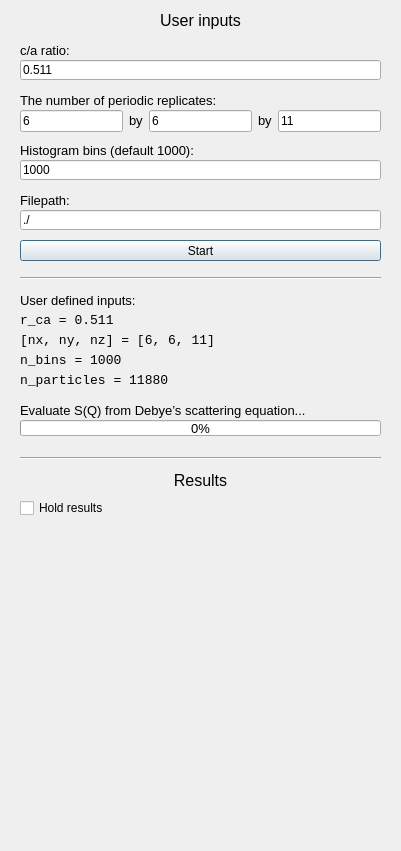
<?xml version="1.0" encoding="UTF-8"?>
<ui version="4.0">
 <class>Dialog</class>
 <widget class="QDialog" name="Dialog">
  <property name="geometry">
   <rect>
    <x>0</x>
    <y>0</y>
    <width>401</width>
    <height>851</height>
   </rect>
  </property>
  <property name="windowTitle">
   <string>Dialog</string>
  </property>
  <widget class="QLabel" name="label">
   <property name="geometry">
    <rect>
     <x>20</x>
     <y>40</y>
     <width>101</width>
     <height>21</height>
    </rect>
   </property>
   <property name="font">
    <font>
     <family>Arial</family>
    </font>
   </property>
   <property name="text">
    <string>&lt;html&gt;&lt;head/&gt;&lt;body&gt;&lt;p&gt;&lt;span style=&quot; font-size:10pt;&quot;&gt;c/a ratio:&lt;/span&gt;&lt;/p&gt;&lt;/body&gt;&lt;/html&gt;</string>
   </property>
  </widget>
  <widget class="QLabel" name="label_r_ca">
   <property name="geometry">
    <rect>
     <x>20</x>
     <y>310</y>
     <width>361</width>
     <height>21</height>
    </rect>
   </property>
   <property name="font">
    <font>
     <family>Consolas</family>
     <pointsize>10</pointsize>
    </font>
   </property>
   <property name="text">
    <string>&lt;html&gt;&lt;head/&gt;&lt;body&gt;&lt;p&gt;&lt;span style=&quot; font-size:10pt;&quot;&gt;r_ca = 0.511&lt;/span&gt;&lt;/p&gt;&lt;/body&gt;&lt;/html&gt;</string>
   </property>
  </widget>
  <widget class="QLineEdit" name="lineEdit_r_ca">
   <property name="geometry">
    <rect>
     <x>20</x>
     <y>60</y>
     <width>361</width>
     <height>20</height>
    </rect>
   </property>
   <property name="font">
    <font>
     <family>Arial</family>
    </font>
   </property>
   <property name="text">
    <string>0.511</string>
   </property>
  </widget>
  <widget class="QLabel" name="label_3">
   <property name="geometry">
    <rect>
     <x>20</x>
     <y>90</y>
     <width>361</width>
     <height>21</height>
    </rect>
   </property>
   <property name="font">
    <font>
     <family>Arial</family>
    </font>
   </property>
   <property name="text">
    <string>&lt;html&gt;&lt;head/&gt;&lt;body&gt;&lt;p&gt;&lt;span style=&quot; font-size:10pt;&quot;&gt;The number of periodic replicates:&lt;/span&gt;&lt;/p&gt;&lt;/body&gt;&lt;/html&gt;</string>
   </property>
  </widget>
  <widget class="QLabel" name="label_4">
   <property name="geometry">
    <rect>
     <x>20</x>
     <y>10</y>
     <width>361</width>
     <height>21</height>
    </rect>
   </property>
   <property name="font">
    <font>
     <family>Arial</family>
    </font>
   </property>
   <property name="text">
    <string>&lt;html&gt;&lt;head/&gt;&lt;body&gt;&lt;p align=&quot;center&quot;&gt;&lt;span style=&quot; font-size:12pt;&quot;&gt;User inputs&lt;/span&gt;&lt;/p&gt;&lt;/body&gt;&lt;/html&gt;</string>
   </property>
  </widget>
  <widget class="QLabel" name="label_7">
   <property name="geometry">
    <rect>
     <x>20</x>
     <y>140</y>
     <width>361</width>
     <height>21</height>
    </rect>
   </property>
   <property name="font">
    <font>
     <family>Arial</family>
    </font>
   </property>
   <property name="text">
    <string>&lt;html&gt;&lt;head/&gt;&lt;body&gt;&lt;p&gt;&lt;span style=&quot; font-size:10pt;&quot;&gt;Histogram bins (default 1000):&lt;/span&gt;&lt;/p&gt;&lt;/body&gt;&lt;/html&gt;</string>
   </property>
  </widget>
  <widget class="QLineEdit" name="lineEdit_n_bins">
   <property name="geometry">
    <rect>
     <x>20</x>
     <y>160</y>
     <width>361</width>
     <height>20</height>
    </rect>
   </property>
   <property name="font">
    <font>
     <family>Arial</family>
    </font>
   </property>
   <property name="text">
    <string>1000</string>
   </property>
  </widget>
  <widget class="QLabel" name="label_n_xyz">
   <property name="geometry">
    <rect>
     <x>20</x>
     <y>330</y>
     <width>361</width>
     <height>21</height>
    </rect>
   </property>
   <property name="font">
    <font>
     <family>Consolas</family>
     <pointsize>10</pointsize>
    </font>
   </property>
   <property name="text">
    <string>[nx, ny, nz] = [6, 6, 11]</string>
   </property>
  </widget>
  <widget class="Line" name="line">
   <property name="geometry">
    <rect>
     <x>20</x>
     <y>270</y>
     <width>361</width>
     <height>16</height>
    </rect>
   </property>
   <property name="font">
    <font>
     <family>Arial</family>
    </font>
   </property>
   <property name="orientation">
    <enum>Qt::Horizontal</enum>
   </property>
  </widget>
  <widget class="QLabel" name="label_n_bins">
   <property name="geometry">
    <rect>
     <x>20</x>
     <y>350</y>
     <width>361</width>
     <height>21</height>
    </rect>
   </property>
   <property name="font">
    <font>
     <family>Consolas</family>
     <pointsize>10</pointsize>
    </font>
   </property>
   <property name="text">
    <string>n_bins = 1000</string>
   </property>
  </widget>
  <widget class="QLabel" name="label_r_ca_2">
   <property name="geometry">
    <rect>
     <x>20</x>
     <y>290</y>
     <width>361</width>
     <height>21</height>
    </rect>
   </property>
   <property name="font">
    <font>
     <family>Arial</family>
     <pointsize>10</pointsize>
    </font>
   </property>
   <property name="text">
    <string>&lt;html&gt;&lt;head/&gt;&lt;body&gt;&lt;p&gt;&lt;span style=&quot; font-size:10pt;&quot;&gt;User defined inputs:&lt;/span&gt;&lt;/p&gt;&lt;/body&gt;&lt;/html&gt;</string>
   </property>
  </widget>
  <widget class="QLabel" name="label_r_ca_3">
   <property name="geometry">
    <rect>
     <x>20</x>
     <y>400</y>
     <width>361</width>
     <height>21</height>
    </rect>
   </property>
   <property name="font">
    <font>
     <family>Arial</family>
     <pointsize>10</pointsize>
    </font>
   </property>
   <property name="text">
    <string>&lt;html&gt;&lt;head/&gt;&lt;body&gt;&lt;p&gt;&lt;span style=&quot; font-size:10pt;&quot;&gt;Evaluate S(Q) from Debye’s scattering equation...&lt;/span&gt;&lt;/p&gt;&lt;/body&gt;&lt;/html&gt;</string>
   </property>
  </widget>
  <widget class="QProgressBar" name="progressBar">
   <property name="geometry">
    <rect>
     <x>20</x>
     <y>420</y>
     <width>361</width>
     <height>16</height>
    </rect>
   </property>
   <property name="font">
    <font>
     <family>Arial</family>
     <pointsize>10</pointsize>
    </font>
   </property>
   <property name="value">
    <number>0</number>
   </property>
  </widget>
  <widget class="QLabel" name="label_n_particles">
   <property name="geometry">
    <rect>
     <x>20</x>
     <y>370</y>
     <width>361</width>
     <height>21</height>
    </rect>
   </property>
   <property name="font">
    <font>
     <family>Consolas</family>
     <pointsize>10</pointsize>
    </font>
   </property>
   <property name="text">
    <string>n_particles = 11880</string>
   </property>
  </widget>
  <widget class="QLabel" name="label_filepath">
   <property name="geometry">
    <rect>
     <x>20</x>
     <y>190</y>
     <width>361</width>
     <height>21</height>
    </rect>
   </property>
   <property name="font">
    <font>
     <family>Arial</family>
    </font>
   </property>
   <property name="text">
    <string>&lt;html&gt;&lt;head/&gt;&lt;body&gt;&lt;p&gt;&lt;span style=&quot; font-size:10pt;&quot;&gt;Filepath:&lt;/span&gt;&lt;/p&gt;&lt;/body&gt;&lt;/html&gt;</string>
   </property>
  </widget>
  <widget class="QLineEdit" name="lineEdit_filepath">
   <property name="geometry">
    <rect>
     <x>20</x>
     <y>210</y>
     <width>361</width>
     <height>20</height>
    </rect>
   </property>
   <property name="font">
    <font>
     <family>Arial</family>
    </font>
   </property>
   <property name="text">
    <string>./</string>
   </property>
  </widget>
  <widget class="QLabel" name="label_8">
   <property name="geometry">
    <rect>
     <x>20</x>
     <y>470</y>
     <width>361</width>
     <height>21</height>
    </rect>
   </property>
   <property name="font">
    <font>
     <family>Arial</family>
    </font>
   </property>
   <property name="text">
    <string>&lt;html&gt;&lt;head/&gt;&lt;body&gt;&lt;p align=&quot;center&quot;&gt;&lt;span style=&quot; font-size:12pt;&quot;&gt;Results&lt;/span&gt;&lt;/p&gt;&lt;/body&gt;&lt;/html&gt;</string>
   </property>
  </widget>
  <widget class="Line" name="line_2">
   <property name="geometry">
    <rect>
     <x>20</x>
     <y>450</y>
     <width>361</width>
     <height>16</height>
    </rect>
   </property>
   <property name="font">
    <font>
     <family>Arial</family>
    </font>
   </property>
   <property name="orientation">
    <enum>Qt::Horizontal</enum>
   </property>
  </widget>
  <widget class="MplWidget" name="widget" native="true">
   <property name="geometry">
    <rect>
     <x>20</x>
     <y>519</y>
     <width>361</width>
     <height>311</height>
    </rect>
   </property>
  </widget>
  <widget class="QCheckBox" name="checkBox_hold">
   <property name="geometry">
    <rect>
     <x>20</x>
     <y>500</y>
     <width>361</width>
     <height>16</height>
    </rect>
   </property>
   <property name="text">
    <string>Hold results</string>
   </property>
  </widget>
  <widget class="QPushButton" name="pushButton_start">
   <property name="geometry">
    <rect>
     <x>20</x>
     <y>240</y>
     <width>361</width>
     <height>21</height>
    </rect>
   </property>
   <property name="font">
    <font>
     <family>Arial</family>
    </font>
   </property>
   <property name="text">
    <string>Start</string>
   </property>
  </widget>
  <widget class="QWidget" name="layoutWidget">
   <property name="geometry">
    <rect>
     <x>20</x>
     <y>110</y>
     <width>361</width>
     <height>23</height>
    </rect>
   </property>
   <layout class="QGridLayout" name="gridLayout">
    <item row="0" column="0">
     <widget class="QLineEdit" name="lineEdit_nx">
      <property name="font">
       <font>
        <family>Arial</family>
       </font>
      </property>
      <property name="text">
       <string>6</string>
      </property>
     </widget>
    </item>
    <item row="0" column="1">
     <widget class="QLabel" name="label_5">
      <property name="font">
       <font>
        <family>Arial</family>
       </font>
      </property>
      <property name="text">
       <string>&lt;html&gt;&lt;head/&gt;&lt;body&gt;&lt;p&gt;&lt;span style=&quot; font-size:10pt;&quot;&gt;by&lt;/span&gt;&lt;/p&gt;&lt;/body&gt;&lt;/html&gt;</string>
      </property>
     </widget>
    </item>
    <item row="0" column="2">
     <widget class="QLineEdit" name="lineEdit_ny">
      <property name="font">
       <font>
        <family>Arial</family>
       </font>
      </property>
      <property name="text">
       <string>6</string>
      </property>
     </widget>
    </item>
    <item row="0" column="3">
     <widget class="QLabel" name="label_6">
      <property name="font">
       <font>
        <family>Arial</family>
       </font>
      </property>
      <property name="text">
       <string>&lt;html&gt;&lt;head/&gt;&lt;body&gt;&lt;p&gt;&lt;span style=&quot; font-size:10pt;&quot;&gt;by&lt;/span&gt;&lt;/p&gt;&lt;/body&gt;&lt;/html&gt;</string>
      </property>
     </widget>
    </item>
    <item row="0" column="4">
     <widget class="QLineEdit" name="lineEdit_nz">
      <property name="font">
       <font>
        <family>Arial</family>
       </font>
      </property>
      <property name="text">
       <string>11</string>
      </property>
     </widget>
    </item>
   </layout>
  </widget>
  <zorder>pushButton_start</zorder>
  <zorder>layoutWidget</zorder>
  <zorder>label_n_bins</zorder>
  <zorder>label</zorder>
  <zorder>label_r_ca</zorder>
  <zorder>lineEdit_r_ca</zorder>
  <zorder>label_3</zorder>
  <zorder>label_4</zorder>
  <zorder>label_7</zorder>
  <zorder>lineEdit_n_bins</zorder>
  <zorder>label_n_xyz</zorder>
  <zorder>line</zorder>
  <zorder>label_r_ca_2</zorder>
  <zorder>label_r_ca_3</zorder>
  <zorder>progressBar</zorder>
  <zorder>label_n_particles</zorder>
  <zorder>label_filepath</zorder>
  <zorder>lineEdit_filepath</zorder>
  <zorder>label_8</zorder>
  <zorder>line_2</zorder>
  <zorder>widget</zorder>
  <zorder>checkBox_hold</zorder>
 </widget>
 <customwidgets>
  <customwidget>
   <class>MplWidget</class>
   <extends>QWidget</extends>
   <header location="global">mplwidget.h</header>
   <container>1</container>
  </customwidget>
 </customwidgets>
 <resources/>
 <connections/>
</ui>
